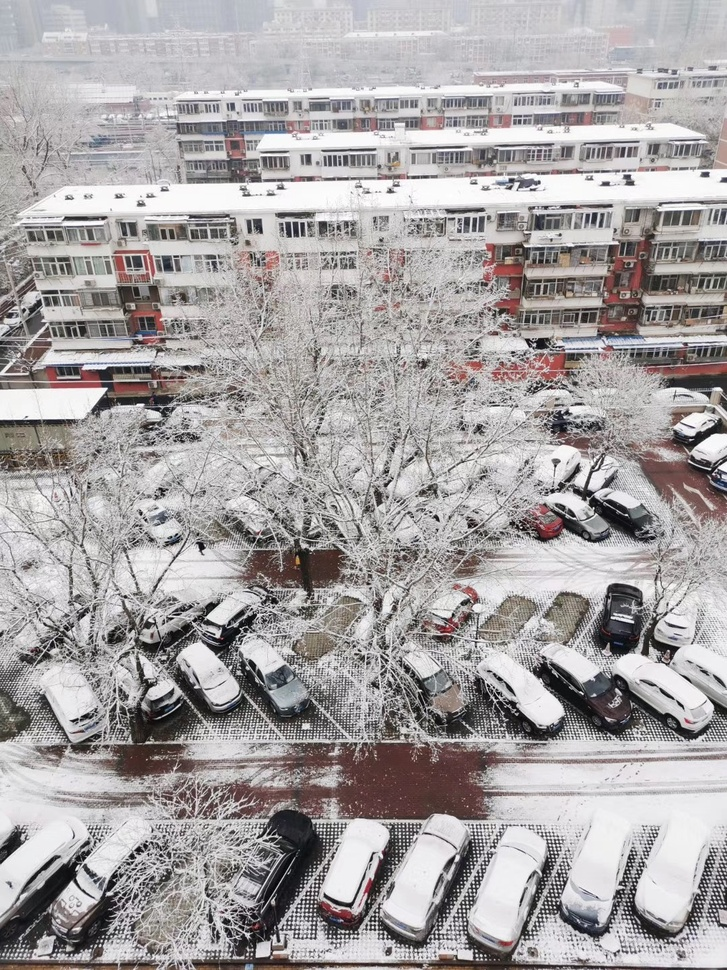
#> input picture machine _learning/machine _learning/data/cards.jpg, 727 x 970 px, shrunk from 1080 x 1440 before the run, found by its file name; its folder holds only this picture in this run
$ python 5.face_tran.py
#> lines starting #> are read from the running program, lines starting #| are printed output that depends on the picture


import os;
import cv2;
from PIL import Image;
import numpy as np;


def getImageAndLables(path):
    #存储人脸数据
#> called with path = './data/'
    facessSamples = [];
    #存储姓名数据
    ids = [];
    # 存储图片信息
    imagePaths = [os.path.join(path, f) for f in os.listdir(path)];
    # 加载分类器
    face_detector = cv2.CascadeClassifier("opencv/sources/data/haarcascades/haarcascade_frontalface_alt2.xml");
    #遍历列表中的图片
    for imagePath in imagePaths:
        # 打开图片， 灰度化 PIL有九中不同格式: 1， L， P, RGB, RGBA, CMYK , YCbCr, I, F
        PIL_img = Image.open(imagePath).convert('L');
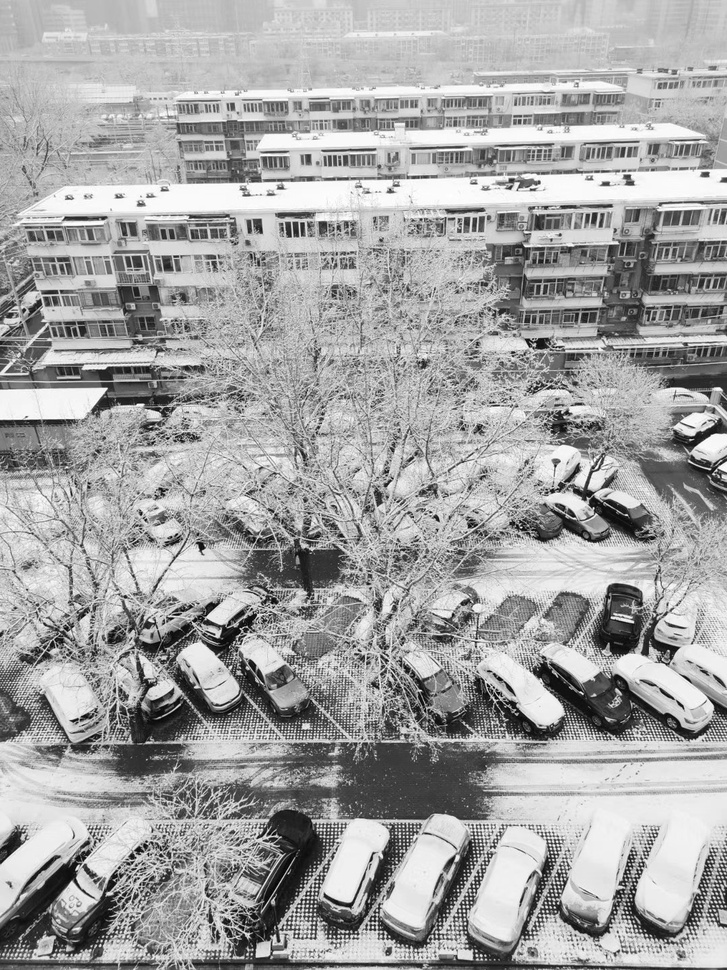
#> PIL_img: PIL image 727x970 L; min 0, max 255, mean 163.8
        # 将图像转换为数组， 以黑白深浅
        img_numpy = np.array(PIL_img, 'uint8');
        # 获取图片人脸体征
        faces = face_detector.detectMultiScale(img_numpy);
#> faces = [[152, 266, 86, 86]]
        # 获取每张图片的id和姓名
#> (the run stopped early here; a loop or call above may not have finished)

$ run again, on machine _learning/machine _learning/data/te.png
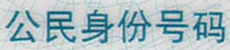
#> input picture machine _learning/machine _learning/data/te.png, 230 x 50 px, found by its file name
#> in getImageAndLables, `PIL_img = Image.open(imagePath).convert('L');`:
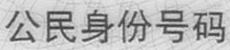
#> PIL_img: PIL image 230x50 L; min 52, max 242, mean 182.7
#> faces = ()

$ run again, on machine _learning/machine _learning/data/template.png
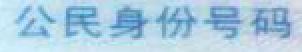
#> input picture machine _learning/machine _learning/data/template.png, 151 x 26 px, found by its file name (shown 2 times larger)
#> in getImageAndLables, `PIL_img = Image.open(imagePath).convert('L');`:
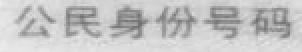
#> PIL_img: PIL image 151x26 L (shown 2 times larger); min 109, max 237, mean 195.6
#> faces = ()

$ run again, on machine _learning/machine _learning/data/id_card0.jpg
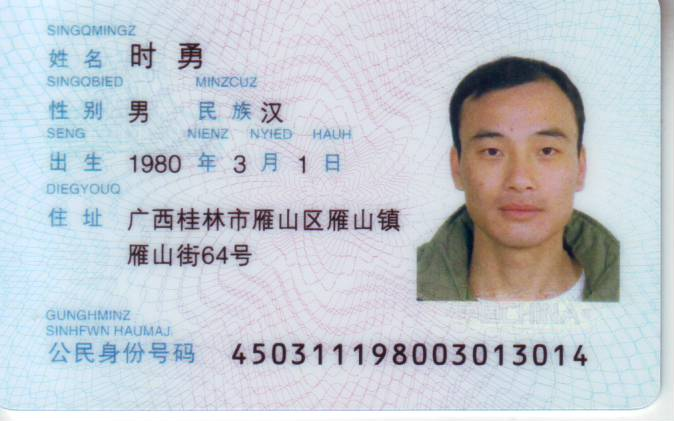
#> input picture machine _learning/machine _learning/data/id_card0.jpg, 674 x 421 px, found by its file name
#> in getImageAndLables, `PIL_img = Image.open(imagePath).convert('L');`:
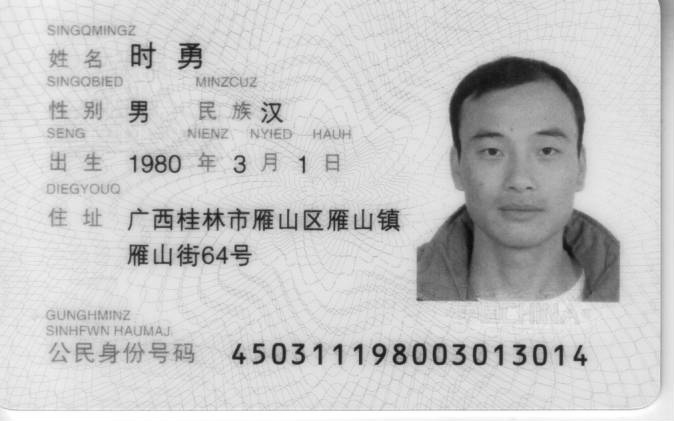
#> PIL_img: PIL image 674x421 L; min 11, max 255, mean 199.5
#> faces = [[447, 97, 146, 146]]
